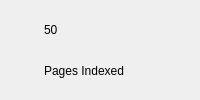
                     <widget class="QFrame" name="statPagesCard">
                      <property name="role" stdset="0">
                       <string notr="true">statCard</string>
                      </property>
                      <layout class="QHBoxLayout" name="statPagesCardLayout" stretch="0,1">
                       <property name="spacing">
                        <number>10</number>
                       </property>
                       <property name="leftMargin">
                        <number>12</number>
                       </property>
                       <property name="topMargin">
                        <number>10</number>
                       </property>
                       <property name="rightMargin">
                        <number>12</number>
                       </property>
                       <property name="bottomMargin">
                        <number>10</number>
                       </property>
                       <item>
                        <widget class="QLabel" name="statPagesCardIcon">
                         <property name="pixmap">
                          <pixmap>icons/file-text__00FF85__22.svg</pixmap>
                         </property>
                         <property name="alignment">
                          <set>Qt::AlignCenter</set>
                         </property>
                         <property name="minimumSize">
                          <size>
                           <width>22</width>
                           <height>22</height>
                          </size>
                         </property>
                         <property name="maximumSize">
                          <size>
                           <width>22</width>
                           <height>22</height>
                          </size>
                         </property>
                        </widget>
                       </item>
                       <item>
                        <layout class="QVBoxLayout" name="statPagesCardTextColumn">
                         <property name="spacing">
                          <number>1</number>
                         </property>
                         <property name="leftMargin">
                          <number>0</number>
                         </property>
                         <property name="topMargin">
                          <number>0</number>
                         </property>
                         <property name="rightMargin">
                          <number>0</number>
                         </property>
                         <property name="bottomMargin">
                          <number>0</number>
                         </property>
                         <item>
                          <widget class="QLabel" name="statPagesCardValue">
                           <property name="text">
                            <string>50</string>
                           </property>
                           <property name="role" stdset="0">
                            <string notr="true">h1</string>
                           </property>
                          </widget>
                         </item>
                         <item>
                          <widget class="QLabel" name="statPagesCardCaption">
                           <property name="text">
                            <string>Pages Indexed</string>
                           </property>
                           <property name="role" stdset="0">
                            <string notr="true">caption</string>
                           </property>
                          </widget>
                         </item>
                        </layout>
                       </item>
                      </layout>
                     </widget>
